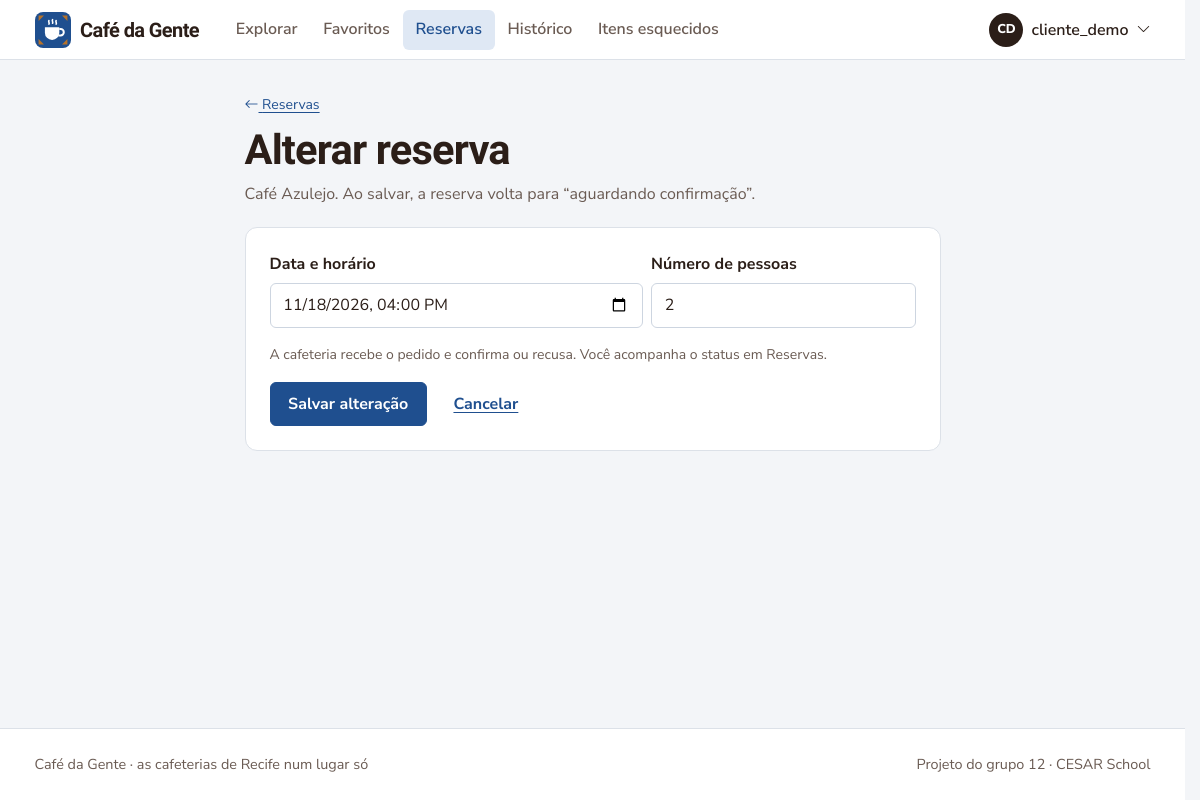
The page /reserva/update/2/ (signed in) on the database its author committed.
### coffee12app/models.py (models this page shows, shortened)
class CustomUser(AbstractUser):
    phone_number = models.CharField(max_length=15, blank=True)
    COFFEEADMIN = 'CM'
    CLIENT = 'CL'
    ZONANORTE = 'ZN'
    ZONASUL = 'ZS'
    ZONAOESTE = 'ZO'
    CENTRO = 'CE'
    NAOIDENTIFICAR = 'NI'
    ROLES = [
        (COFFEEADMIN, 'Administrador de Café'),
        (CLIENT, 'Cliente')
    ]
    LOCALIDADES = [
        (ZONANORTE, 'Zona Norte'),
        (ZONASUL, 'Zona Sul'),
        (ZONAOESTE, 'Zona Oeste'),
        (CENTRO, 'Centro'),
        (NAOIDENTIFICAR, 'Não Identificar')
    ]
    role = models.CharField(
        max_length=2,
        choices=ROLES,
        default=CLIENT,
    )
    localidade = models.CharField(
        max_length=2,
        choices=LOCALIDADES,
        default=NAOIDENTIFICAR,
    )
    cafeteria = models.ForeignKey('Estabelecimento', on_delete=models.PROTECT, null=True, blank=True)
    possui_estabelecimento = models.BooleanField(default=False)
    cafeteria_favorita = models.ManyToManyField('Estabelecimento', blank=True, related_name='cafeterias_favoritas')

class Reserva(models.Model):
    PENDENTE = 'PE'
    ACEITO = 'AC'
    RECUSADO = 'RE'
    CANCELADO = 'CA'  # Adicione esta linha
    STATUS = [
        (PENDENTE, 'Pendente'),
        (ACEITO, 'Aceito'),
        (RECUSADO, 'Recusado'),
        (CANCELADO, 'Cancelado'),  # Adicione esta linha
    ]
    cafe = models.ForeignKey(Estabelecimento, on_delete=models.CASCADE)
    cliente = models.ForeignKey(CustomUser, on_delete=models.CASCADE)
    data_hora = models.DateTimeField()
    numero_pessoas = models.IntegerField()
    status = models.CharField(max_length=2, choices=STATUS, default=PENDENTE)

class Estabelecimento(models.Model):
    nome = models.CharField(max_length=100)
    endereco = models.CharField(max_length=200)
    telefone = models.CharField(max_length=15)
    proprietario = models.ForeignKey(CustomUser, on_delete=models.CASCADE)
    descricao_horario = models.CharField(max_length=200, default='')

### coffee12app/views.py (the view)
# urls.py: path('reserva/update/<int:reserva_id>/', views.ReservaUpdateView, name='reserva_update'),
@apenas_clientes
def ReservaUpdateView(request, reserva_id):
    reserva = get_object_or_404(Reserva, id=reserva_id, cliente=request.user)
    if not _reserva_editavel(reserva):
        messages.error(request, 'Essa reserva não pode mais ser alterada.')
        return redirect('reserva_list')
    form = ReservaForm(request.POST or None, instance=reserva)
    if request.method == 'POST' and form.is_valid():
        reserva = form.save(commit=False)
        reserva.status = Reserva.PENDENTE
        reserva.save()
        messages.success(request, 'Reserva alterada. A cafeteria vai confirmar de novo.')
        return redirect('reserva_list')
    return render(request, 'reservaupdate.html', {'form': form, 'reserva': reserva})

### coffee12app/forms.py (shortened to what this page needs)
class ReservaForm(EstiloBootstrap, forms.ModelForm):
    data_hora = forms.DateTimeField(
        label='Data e horário',
        input_formats=['%Y-%m-%dT%H:%M'],
        widget=forms.DateTimeInput(attrs={'type': 'datetime-local'}, format='%Y-%m-%dT%H:%M'),
    )
    numero_pessoas = forms.IntegerField(label='Número de pessoas', min_value=1, max_value=30)
    class Meta:
        model = Reserva
        fields = ['data_hora', 'numero_pessoas']

### coffee12app/context_processors.py (called while the page is built, shortened)
def navegacao(request):
    user = getattr(request, 'user', None)
    match = getattr(request, 'resolver_match', None)
    contexto = {'rota_atual': match.url_name if match else ''}
    if not user or not user.is_authenticated:
        return contexto
    eh_dono = user.role == CustomUser.COFFEEADMIN
    contexto['eh_dono_cafe'] = eh_dono
    return contexto

### coffee12app/templatetags/cafe_tags.py (called while the page is built)
@register.inclusion_tag('partials/campo.html')
def campo(field, classe_extra=''):
    if field.errors:
        attrs = field.field.widget.attrs
        if 'is-invalid' not in attrs.get('class', ''):
            attrs['class'] = (attrs.get('class', '') + ' is-invalid').strip()
            attrs['aria-invalid'] = 'true'
    return {'field': field, 'classe_extra': classe_extra}

@register.filter
def iniciais(nome):
    partes = [p for p in str(nome).replace('_', ' ').replace('.', ' ').split() if p]
    if not partes:
        return '?'
    if len(partes) == 1:
        return partes[0][:2].upper()
    return (partes[0][0] + partes[-1][0]).upper()

### coffee12app/views.py (called while the page is built)
def apenas_clientes(view):
    @wraps(view)
    @login_required
    def wrapper(request, *args, **kwargs):
        if request.user.role != CustomUser.CLIENT:
            messages.info(request, 'Essa área é para clientes. Use o painel da sua cafeteria.')
            return redirect('homepagecafe')
        return view(request, *args, **kwargs)
    return wrapper

def _reserva_editavel(reserva):
    return reserva.status in (Reserva.PENDENTE, Reserva.ACEITO) and reserva.data_hora > timezone.now()

### templates/reservaupdate.html (shortened to what this page needs)
{% extends 'base.html' %}
{% block conteudo %}
<div class="container container-estreito">
  <div class="cabecalho">
    <a class="small" href="{% url 'reserva_list' %}"><i class="bi bi-arrow-left" aria-hidden="true"></i> Reservas</a>
    <h1 class="mt-2">Alterar reserva</h1>
    <p>{{ reserva.cafe.nome }}. Ao salvar, a reserva volta para “aguardando confirmação”.</p>
  </div>
  {% url 'reserva_list' as voltar_para %}
  {% include 'partials/form_reserva.html' with texto_botao='Salvar alteração' voltar_para=voltar_para %}
</div>
{% endblock %}

### templates/base.html (shortened to what this page needs)
{% load static cafe_tags %}<!doctype html>
<html lang="pt-BR">
<head>
  <link href="https://cdn.jsdelivr.net/npm/bootstrap@5.3.3/dist/css/bootstrap.min.css" rel="stylesheet">
  <link href="https://cdn.jsdelivr.net/npm/bootstrap-icons@1.11.3/font/bootstrap-icons.min.css" rel="stylesheet">
  <link href="{% static 'css/app.css' %}" rel="stylesheet">
</head>
<body>
  <header class="barra">
    <nav class="navbar navbar-expand-lg">
      <div class="container">
        {% if user.is_authenticated %}
          <a class="marca" href="{% if eh_dono_cafe %}{% url 'homepagecafe' %}{% else %}{% url 'homepage' %}{% endif %}">
        {% else %}
          <a class="marca" href="{% url 'inicio' %}">
        {% endif %}
            Café da Gente
          </a>
        {% if user.is_authenticated %}
          <div class="collapse navbar-collapse" id="menu">
            <ul class="navbar-nav ms-lg-4 me-auto">
              {% if eh_dono_cafe %}
                <li class="nav-item"><a class="nav-link {% if rota_atual == 'homepagecafe' %}ativo{% endif %}" href="{% url 'homepagecafe' %}">Painel</a></li>
                {% if minha_cafeteria %}
                  <li class="nav-item"><a class="nav-link {% if rota_atual == 'excluirPrato' or rota_atual == 'cadastrarPrato' or rota_atual == 'editarPrato' %}ativo{% endif %}" href="{% url 'excluirPrato' %}">Cardápio</a></li>
                  <li class="nav-item"><a class="nav-link {% if rota_atual == 'reserva_listar' %}ativo{% endif %}" href="{% url 'reserva_listar' %}">Reservas{% if nav_reservas_pendentes %}<span class="contador" title="pendentes">{{ nav_reservas_pendentes }}</span>{% endif %}</a></li>
                  <li class="nav-item"><a class="nav-link {% if rota_atual == 'solicitacoes' %}ativo{% endif %}" href="{% url 'solicitacoes' %}">Itens esquecidos{% if nav_itens_pendentes %}<span class="contador" title="pendentes">{{ nav_itens_pendentes }}</span>{% endif %}</a></li>
                  <li class="nav-item"><a class="nav-link {% if rota_atual == 'verFeedbacks' %}ativo{% endif %}" href="{% url 'verFeedbacks' minha_cafeteria.id %}">Avaliações</a></li>
                {% endif %}
              {% else %}
                <li class="nav-item"><a class="nav-link {% if rota_atual == 'homepage' %}ativo{% endif %}" href="{% url 'homepage' %}">Explorar</a></li>
                <li class="nav-item"><a class="nav-link {% if rota_atual == 'favoritos' %}ativo{% endif %}" href="{% url 'favoritos' %}">Favoritos</a></li>
                <li class="nav-item"><a class="nav-link {% if rota_atual == 'reserva_list' or rota_atual == 'reserva_update' %}ativo{% endif %}" href="{% url 'reserva_list' %}">Reservas</a></li>
                <li class="nav-item"><a class="nav-link {% if rota_atual == 'historico' %}ativo{% endif %}" href="{% url 'historico' %}">Histórico</a></li>
                <li class="nav-item"><a class="nav-link {% if rota_atual == 'listar_requisicoes_cliente' %}ativo{% endif %}" href="{% url 'listar_requisicoes_cliente' %}">Itens esquecidos</a></li>
              {% endif %}
            </ul>
            <div class="dropdown">
              <button class="btn p-0 border-0 d-flex align-items-center gap-2" type="button" data-bs-toggle="dropdown" aria-expanded="false">
                <span class="avatar" aria-hidden="true">{{ user.username|iniciais }}</span>
                <span class="fw-semibold">{{ user.username }}</span>
                <i class="bi bi-chevron-down small" aria-hidden="true"></i>
              </button>
            </div>
          </div>
        {% endif %}
      </div>
    </nav>
  </header>
  <main id="conteudo">
    {% block conteudo %}{% endblock %}
  </main>
  {% block rodape %}
  <footer class="rodape">
    <div class="container d-flex flex-wrap justify-content-between gap-2">
      <span>Café da Gente · as cafeterias de Recife num lugar só</span>
      <span>Projeto do grupo 12 · CESAR School</span>
    </div>
  </footer>
  {% endblock %}
</body>
</html>

### templates/partials/campo.html (shortened to what this page needs)
{% if field.field.widget.input_type == 'checkbox' %}
<div class="form-check mb-3 {{ classe_extra }}">
  {{ field }}
  <label class="form-check-label" for="{{ field.id_for_label }}">{{ field.label }}</label>
  {% if field.help_text %}<div class="form-text">{{ field.help_text|safe }}</div>{% endif %}
  {% for erro in field.errors %}<div class="invalid-feedback">{{ erro }}</div>{% endfor %}
</div>
{% else %}
<div class="mb-3 {{ classe_extra }}">
  <label class="form-label" for="{{ field.id_for_label }}">{{ field.label }}{% if not field.field.required %} <span class="fw-normal texto-suave">(opcional)</span>{% endif %}</label>
  {{ field }}
</div>
{% endif %}

### coffee12app/static/css/app.css (style rules this page uses)
:root { --porcelana: #F3F5F8; --superficie: #FFFFFF; --azulejo: #1F4F8F; --azulejo-escuro: #163A6B; --azulejo-claro: #DFE8F4; --torra: #2B1E18; --torra-suave: #6A5B53; --caramelo: #B5722A; --caramelo-claro: #F6E9D8; --folha: #2E7550; --folha-clara: #E2F1E8; --cereja: #A93A30; --cereja-clara: #F8E4E1; --linha: #DCE1E8; --fonte-titulo: 'Bricolage Grotesque', system-ui, sans-serif; --fonte-texto: 'Nunito Sans', system-ui, sans-serif; --raio-sm: 6px; --raio: 12px; --sombra: 0 1px 2px rgba(31, 79, 143, .06), 0 4px 16px rgba(31, 79, 143, .06); --bs-body-bg: var(--porcelana); --bs-body-color: var(--torra); --bs-body-font-family: var(--fonte-texto); --bs-link-color: var(--azulejo); --bs-link-color-rgb: 31, 79, 143; --bs-link-hover-color: var(--azulejo-escuro); --bs-link-hover-color-rgb: 22, 58, 107; --bs-border-color: var(--linha); --bs-primary: var(--azulejo); --bs-primary-rgb: 31, 79, 143; --bs-focus-ring-color: rgba(31, 79, 143, .3); }
body { font-family: var(--fonte-texto); font-size: 1rem; line-height: 1.6; color: var(--torra); background: var(--porcelana); min-height: 100vh; display: flex; flex-direction: column; }
main { flex: 1; }
h1, h2, h3, h4, .titulo { font-family: var(--fonte-titulo); font-weight: 700; letter-spacing: -0.02em; line-height: 1.15; color: var(--torra); }
h1 { font-size: clamp(1.9rem, 1.4rem + 2vw, 2.6rem); }
a { text-underline-offset: 3px; }
.btn { font-weight: 700; border-radius: var(--raio-sm); padding: .55rem 1.1rem; }
.barra { background: var(--superficie); border-bottom: 1px solid var(--linha); }
.barra .navbar { padding: .6rem 0; }
.marca { display: flex; align-items: center; gap: .6rem; font-family: var(--fonte-titulo); font-weight: 800; font-size: 1.25rem; color: var(--torra); text-decoration: none; letter-spacing: -0.03em; }
.barra .nav-link { color: var(--torra-suave); font-weight: 600; padding: .45rem .8rem !important; border-radius: var(--raio-sm); }
.barra .nav-link.ativo { color: var(--azulejo); background: var(--azulejo-claro); }
.avatar { width: 34px; height: 34px; border-radius: 50%; display: inline-grid; place-items: center; background: var(--torra); color: #fff; font-size: .8rem; font-weight: 800; }
.cabecalho { padding: 2rem 0 1.25rem; }
.cabecalho p { margin: .4rem 0 0; color: var(--torra-suave); }
.form-control, .form-select { border-color: #cdd5e0; border-radius: var(--raio-sm); padding: .6rem .8rem; }
.form-label { font-weight: 700; margin-bottom: .3rem; }
.rodape { margin-top: 4rem; border-top: 1px solid var(--linha); background: var(--superficie); padding: 1.5rem 0; font-size: .9rem; color: var(--torra-suave); }
.form-control, .form-select { background-color: var(--superficie); }
html { scrollbar-gutter: stable; }
.container-estreito { max-width: 720px; }

### rows shown on the page
CustomUser: username|iniciais "CD", username "cliente_demo"
Reserva: cafe.nome "Café Azulejo", data_hora "11/18/2026 16:00", numero_pessoas "2"

### other values the page prints
{{ field.label }} "Data e horário Número de pessoas"
{{ texto_botao }} "Salvar alteração"
